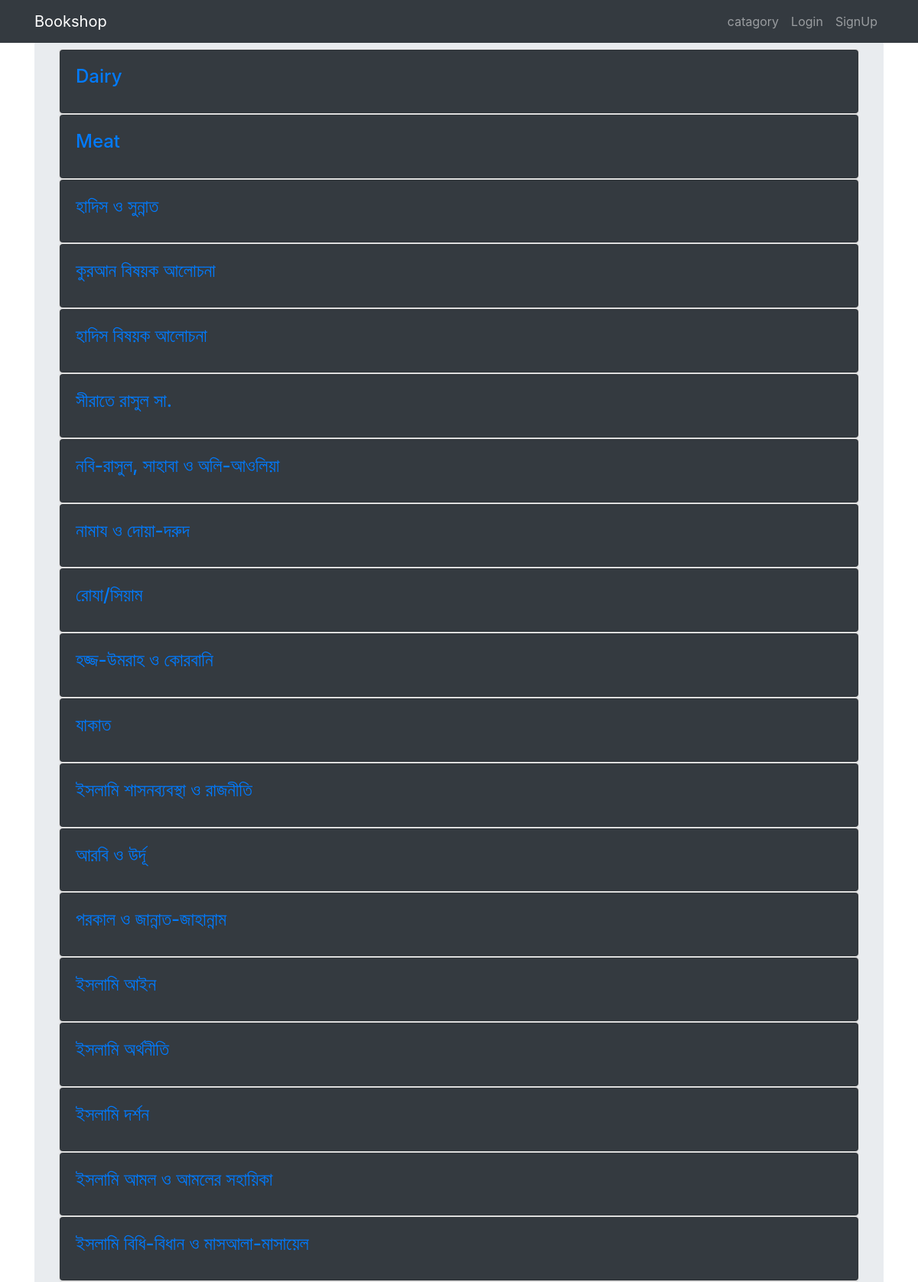
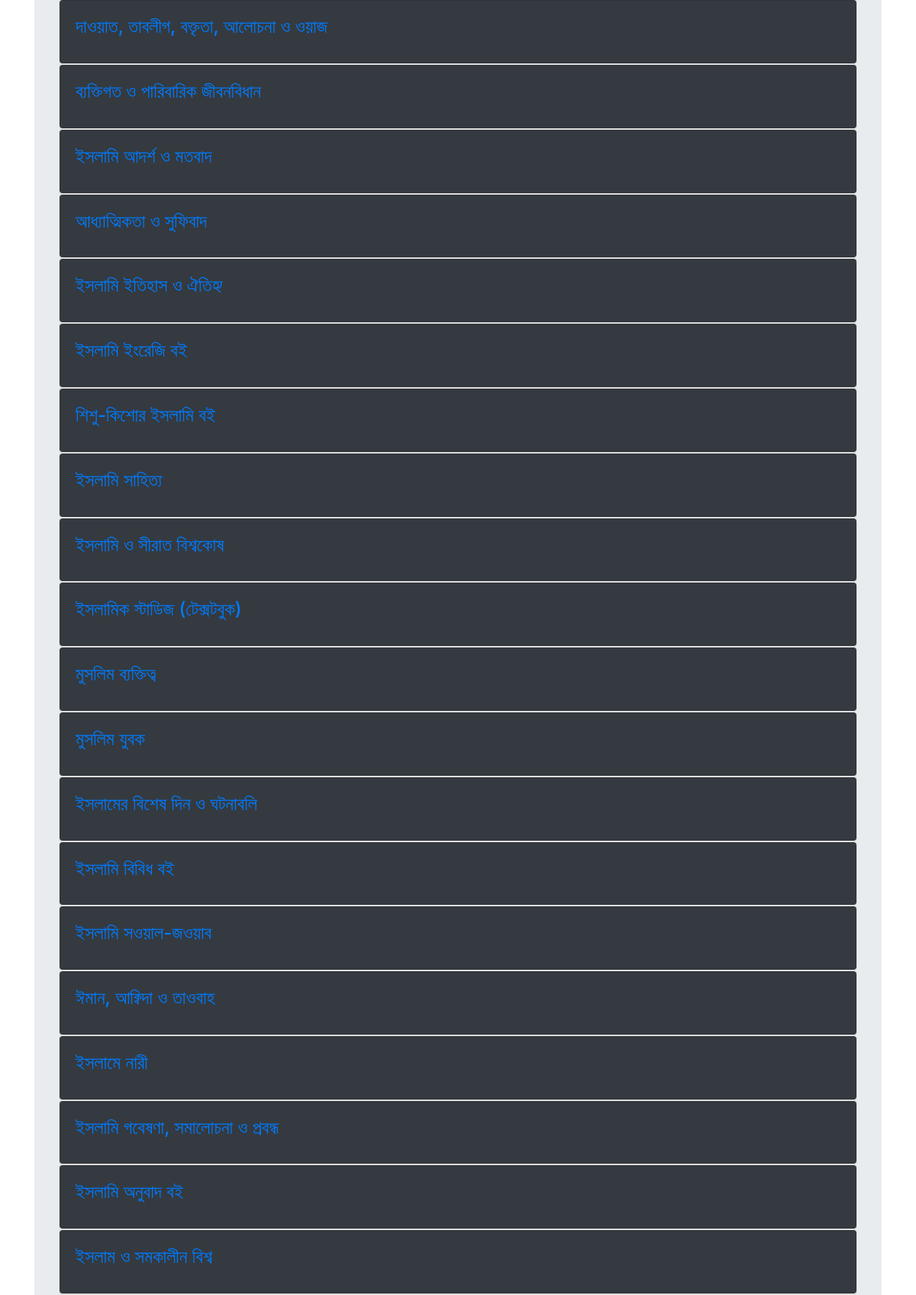
The page /catagory_home/ (upper part) on the database its author committed (2 pictures, top to bottom).
### book_info/models.py (models this page shows, shortened)
class Catagory(models.Model):
    class Meta:
        verbose_name_plural = "Catagories"
    name = models.CharField(max_length=100)

### book_info/views.py (the view)
# urls.py: path('catagory_home/', views.catagory_home, name='catagory_home'),
def catagory_home(request):
    template = loader.get_template('book_info/catagory_home.html')
    catagory = Catagory.objects.all()
    context = {'catagory':catagory}
    return HttpResponse(template.render(context, request))

### book_info/templates/book_info/catagory_home.html
{% extends 'base.html' %}
{% load static %}
{% block content %}
{% for catagory in catagory %}
<div class="card" >
  <div class="card bg-Dark text-white">
  <div class="card-body">
    <a  class="card-title" href="{% url 'catagory_detail' catagory.id %}" ><h4 class="card-title">{{ catagory.name }}</h4></a>
  </div>
</div>
</div>
{% endfor %}
{% endblock %}

### rows shown on the page
Catagory: name "Dairy"
Catagory: name "Meat"
Catagory: name "হাদিস ও সুন্নাত"
Catagory: name "কুরআন বিষয়ক আলোচনা"
Catagory: name "হাদিস বিষয়ক আলোচনা"
Catagory: name "সীরাতে রাসুল সা."
Catagory: name "নবি-রাসুল, সাহাবা ও অলি-আওলিয়া"
Catagory: name "নামায ও দোয়া-দরুদ"
Catagory: name "রোযা/সিয়াম"
Catagory: name "হজ্জ-উমরাহ ও কোরবানি"
Catagory: name "যাকাত"
Catagory: name "ইসলামি শাসনব্যবস্থা ও রাজনীতি"
Catagory: name "আরবি ও উর্দূ"
Catagory: name "পরকাল ও জান্নাত-জাহান্নাম"
Catagory: name "ইসলামি আইন"
Catagory: name "ইসলামি অর্থনীতি"
Catagory: name "ইসলামি দর্শন"
Catagory: name "ইসলামি আমল ও আমলের সহায়িকা"
Catagory: name "ইসলামি বিধি-বিধান ও মাসআলা-মাসায়েল"
Catagory: name "দাওয়াত, তাবলীগ, বক্তৃতা, আলোচনা ও ওয়াজ"
Catagory: name "ব্যক্তিগত ও পারিবারিক জীবনবিধান"
Catagory: name "ইসলামি আদর্শ ও মতবাদ"
Catagory: name "আধ্যাত্মিকতা ও সুফিবাদ"
Catagory: name "ইসলামি ইতিহাস ও ঐতিহ্য"
Catagory: name "ইসলামি ইংরেজি বই"
Catagory: name "শিশু-কিশোর ইসলামি বই"
Catagory: name "ইসলামি সাহিত্য"
Catagory: name "ইসলামি ও সীরাত বিশ্বকোষ"
Catagory: name "ইসলামিক স্টাডিজ (টেক্সটবুক)"
Catagory: name "মুসলিম ব্যক্তিত্ব"
Catagory: name "মুসলিম যুবক"
Catagory: name "ইসলামের বিশেষ দিন ও ঘটনাবলি"
Catagory: name "ইসলামি বিবিধ বই"
Catagory: name "ইসলামি সওয়াল-জওয়াব"
Catagory: name "ঈমান, আক্বিদা ও তাওবাহ"
Catagory: name "ইসলামে নারী"
Catagory: name "ইসলামি গবেষণা, সমালোচনা ও প্রবন্ধ"
Catagory: name "ইসলামি অনুবাদ বই"
Catagory: name "ইসলাম ও সমকালীন বিশ্ব"
